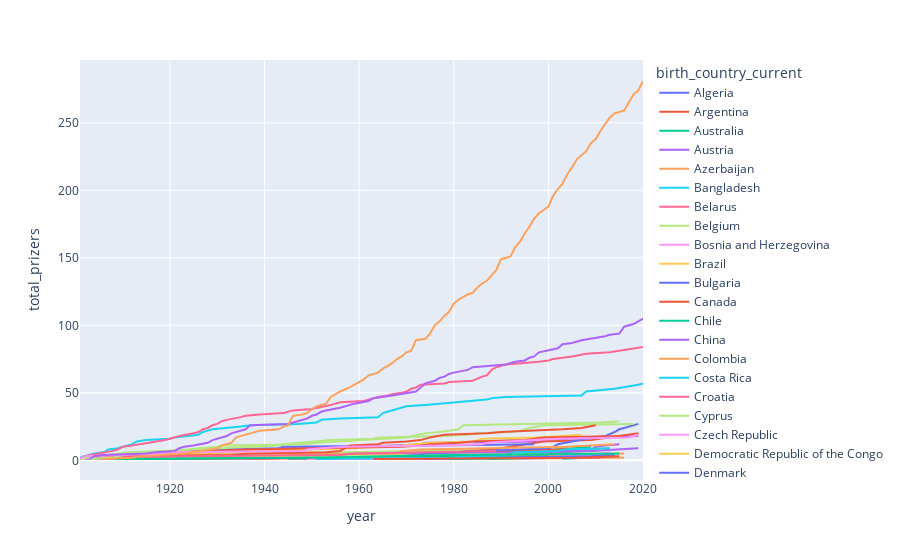

This figure's notebook cell:
### Code cell
px.line(cumulative_prizes, x='year', y='total_prizers', color='birth_country_current')

### Figure 1 — Plotly figure (JSON) as saved in the notebook; plotly's stock layout.template omitted (floating-point values rounded to 4 significant figures)
{"data": [{"hovertemplate": "birth_country_current=Algeria<br>year=%{x}<br>total_prizers=%{y}<extra></extra>", "legendgroup": "Algeria", "line": {"color": "#636efa", "dash": "solid"}, "marker": {"symbol": "circle"}, "mode": "lines", "name": "Algeria", "orientation": "v", "showlegend": true, "type": "scatter", "x": [1957, 1997], "xaxis": "x", "y": [1, 2], "yaxis": "y"}, {"hovertemplate": "birth_country_current=Argentina<br>year=%{x}<br>total_prizers=%{y}<extra></extra>", "legendgroup": "Argentina", "line": {"color": "#EF553B", "dash": "solid"}, "marker": {"symbol": "circle"}, "mode": "lines", "name": "Argentina", "orientation": "v", "showlegend": true, "type": "scatter", "x": [1936, 1947, 1980, 1984], "xaxis": "x", "y": [1, 2, 3, 4], "yaxis": "y"}, {"hovertemplate": "birth_country_current=Australia<br>year=%{x}<br>total_prizers=%{y}<extra></extra>", "legendgroup": "Australia", "line": {"color": "#00cc96", "dash": "solid"}, "marker": {"symbol": "circle"}, "mode": "lines", "name": "Australia", "orientation": "v", "showlegend": true, "type": "scatter", "x": [1915, 1945, 1960, 1963, 1964, 1975, 1996, 2005, 2009], "xaxis": "x", "y": [1, 2, 3, 4, 5, 6, 7, 9, 10], "yaxis": "y"}, {"hovertemplate": "birth_country_current=Austria<br>year=%{x}<br>total_prizers=%{y}<extra></extra>", "legendgroup": "Austria", "line": {"color": "#ab63fa", "dash": "solid"}, "marker": {"symbol": "circle"}, "mode": "lines", "name": "Austria", "orientation": "v", "showlegend": true, "type": "scatter", "x": [1911, 1914, 1925, 1927, 1930, 1933, 1936, 1938, 1945, 1962, 1973, 1974, 1998, 2000, 2004, 2013, 2019], "xaxis": "x", "y": [1, 2, 3, 4, 5, 6, 7, 8, 9, 10, 12, 13, 14, 15, 16, 17, 18], "yaxis": "y"}, {"hovertemplate": "birth_country_current=Azerbaijan<br>year=%{x}<br>total_prizers=%{y}<extra></extra>", "legendgroup": "Azerbaijan", "line": {"color": "#FFA15A", "dash": "solid"}, "marker": {"symbol": "circle"}, "mode": "lines", "name": "Azerbaijan", "orientation": "v", "showlegend": true, "type": "scatter", "x": [1962], "xaxis": "x", "y": [1], "yaxis": "y"}, {"hovertemplate": "birth_country_current=Bangladesh<br>year=%{x}<br>total_prizers=%{y}<extra></extra>", "legendgroup": "Bangladesh", "line": {"color": "#19d3f3", "dash": "solid"}, "marker": {"symbol": "circle"}, "mode": "lines", "name": "Bangladesh", "orientation": "v", "showlegend": true, "type": "scatter", "x": [2006], "xaxis": "x", "y": [1], "yaxis": "y"}, {"hovertemplate": "birth_country_current=Belarus<br>year=%{x}<br>total_prizers=%{y}<extra></extra>", "legendgroup": "Belarus", "line": {"color": "#FF6692", "dash": "solid"}, "marker": {"symbol": "circle"}, "mode": "lines", "name": "Belarus", "orientation": "v", "showlegend": true, "type": "scatter", "x": [1971, 1978, 1994, 2000], "xaxis": "x", "y": [1, 2, 3, 4], "yaxis": "y"}, {"hovertemplate": "birth_country_current=Belgium<br>year=%{x}<br>total_prizers=%{y}<extra></extra>", "legendgroup": "Belgium", "line": {"color": "#B6E880", "dash": "solid"}, "marker": {"symbol": "circle"}, "mode": "lines", "name": "Belgium", "orientation": "v", "showlegend": true, "type": "scatter", "x": [1909, 1911, 1913, 1919, 1938, 1958, 1974, 2005, 2013], "xaxis": "x", "y": [1, 2, 3, 4, 5, 6, 7, 8, 9], "yaxis": "y"}, {"hovertemplate": "birth_country_current=Bosnia and Herzegovina<br>year=%{x}<br>total_prizers=%{y}<extra></extra>", "legendgroup": "Bosnia and Herzegovina", "line": {"color": "#FF97FF", "dash": "solid"}, "marker": {"symbol": "circle"}, "mode": "lines", "name": "Bosnia and Herzegovina", "orientation": "v", "showlegend": true, "type": "scatter", "x": [1961, 1975], "xaxis": "x", "y": [1, 2], "yaxis": "y"}, {"hovertemplate": "birth_country_current=Brazil<br>year=%{x}<br>total_prizers=%{y}<extra></extra>", "legendgroup": "Brazil", "line": {"color": "#FECB52", "dash": "solid"}, "marker": {"symbol": "circle"}, "mode": "lines", "name": "Brazil", "orientation": "v", "showlegend": true, "type": "scatter", "x": [1960], "xaxis": "x", "y": [1], "yaxis": "y"}, {"hovertemplate": "birth_country_current=Bulgaria<br>year=%{x}<br>total_prizers=%{y}<extra></extra>", "legendgroup": "Bulgaria", "line": {"color": "#636efa", "dash": "solid"}, "marker": {"symbol": "circle"}, "mode": "lines", "name": "Bulgaria", "orientation": "v", "showlegend": true, "type": "scatter", "x": [1981], "xaxis": "x", "y": [1], "yaxis": "y"}, {"hovertemplate": "birth_country_current=Canada<br>year=%{x}<br>total_prizers=%{y}<extra></extra>", "legendgroup": "Canada", "line": {"color": "#EF553B", "dash": "solid"}, "marker": {"symbol": "circle"}, "mode": "lines", "name": "Canada", "orientation": "v", "showlegend": true, "type": "scatter", "x": [1923, 1949, 1957, 1966, 1976, 1981, 1983, 1989, 1990, 1992, 1994, 1996, 1997, 1999, 2009, 2011, 2013, 2015, 2018, 2019], "xaxis": "x", "y": [1, 2, 3, 4, 5, 6, 7, 8, 9, 10, 11, 12, 13, 14, 15, 16, 17, 18, 19, 20], "yaxis": "y"}, {"hovertemplate": "birth_country_current=Chile<br>year=%{x}<br>total_prizers=%{y}<extra></extra>", "legendgroup": "Chile", "line": {"color": "#00cc96", "dash": "solid"}, "marker": {"symbol": "circle"}, "mode": "lines", "name": "Chile", "orientation": "v", "showlegend": true, "type": "scatter", "x": [1945, 1971], "xaxis": "x", "y": [1, 2], "yaxis": "y"}, {"hovertemplate": "birth_country_current=China<br>year=%{x}<br>total_prizers=%{y}<extra></extra>", "legendgroup": "China", "line": {"color": "#ab63fa", "dash": "solid"}, "marker": {"symbol": "circle"}, "mode": "lines", "name": "China", "orientation": "v", "showlegend": true, "type": "scatter", "x": [1956, 1957, 1989, 1992, 1998, 2000, 2009, 2010, 2012, 2015], "xaxis": "x", "y": [1, 3, 4, 5, 6, 7, 8, 10, 11, 12], "yaxis": "y"}, {"hovertemplate": "birth_country_current=Colombia<br>year=%{x}<br>total_prizers=%{y}<extra></extra>", "legendgroup": "Colombia", "line": {"color": "#FFA15A", "dash": "solid"}, "marker": {"symbol": "circle"}, "mode": "lines", "name": "Colombia", "orientation": "v", "showlegend": true, "type": "scatter", "x": [1982, 2016], "xaxis": "x", "y": [1, 2], "yaxis": "y"}, {"hovertemplate": "birth_country_current=Costa Rica<br>year=%{x}<br>total_prizers=%{y}<extra></extra>", "legendgroup": "Costa Rica", "line": {"color": "#19d3f3", "dash": "solid"}, "marker": {"symbol": "circle"}, "mode": "lines", "name": "Costa Rica", "orientation": "v", "showlegend": true, "type": "scatter", "x": [1987], "xaxis": "x", "y": [1], "yaxis": "y"}, {"hovertemplate": "birth_country_current=Croatia<br>year=%{x}<br>total_prizers=%{y}<extra></extra>", "legendgroup": "Croatia", "line": {"color": "#FF6692", "dash": "solid"}, "marker": {"symbol": "circle"}, "mode": "lines", "name": "Croatia", "orientation": "v", "showlegend": true, "type": "scatter", "x": [1939], "xaxis": "x", "y": [1], "yaxis": "y"}, {"hovertemplate": "birth_country_current=Cyprus<br>year=%{x}<br>total_prizers=%{y}<extra></extra>", "legendgroup": "Cyprus", "line": {"color": "#B6E880", "dash": "solid"}, "marker": {"symbol": "circle"}, "mode": "lines", "name": "Cyprus", "orientation": "v", "showlegend": true, "type": "scatter", "x": [2010], "xaxis": "x", "y": [1], "yaxis": "y"}, {"hovertemplate": "birth_country_current=Czech Republic<br>year=%{x}<br>total_prizers=%{y}<extra></extra>", "legendgroup": "Czech Republic", "line": {"color": "#FF97FF", "dash": "solid"}, "marker": {"symbol": "circle"}, "mode": "lines", "name": "Czech Republic", "orientation": "v", "showlegend": true, "type": "scatter", "x": [1905, 1947, 1959, 1984, 2007], "xaxis": "x", "y": [1, 3, 4, 5, 6], "yaxis": "y"}, {"hovertemplate": "birth_country_current=Democratic Republic of the Congo<br>year=%{x}<br>total_prizers=%{y}<extra></extra>", "legendgroup": "Democratic Republic of the Congo", "line": {"color": "#FECB52", "dash": "solid"}, "marker": {"symbol": "circle"}, "mode": "lines", "name": "Democratic Republic of the Congo", "orientation": "v", "showlegend": true, "type": "scatter", "x": [2018], "xaxis": "x", "y": [1], "yaxis": "y"}, {"hovertemplate": "birth_country_current=Denmark<br>year=%{x}<br>total_prizers=%{y}<extra></extra>", "legendgroup": "Denmark", "line": {"color": "#636efa", "dash": "solid"}, "marker": {"symbol": "circle"}, "mode": "lines", "name": "Denmark", "orientation": "v", "showlegend": true, "type": "scatter", "x": [1903, 1908, 1917, 1920, 1922, 1926, 1928, 1943, 1944, 1975, 1997], "xaxis": "x", "y": [1, 2, 4, 5, 6, 7, 8, 9, 10, 11, 12], "yaxis": "y"}, {"hovertemplate": "birth_country_current=East Timor<br>year=%{x}<br>total_prizers=%{y}<extra></extra>", "legendgroup": "East Timor", "line": {"color": "#EF553B", "dash": "solid"}, "marker": {"symbol": "circle"}, "mode": "lines", "name": "East Timor", "orientation": "v", "showlegend": true, "type": "scatter", "x": [1996], "xaxis": "x", "y": [2], "yaxis": "y"}, {"hovertemplate": "birth_country_current=Egypt<br>year=%{x}<br>total_prizers=%{y}<extra></extra>", "legendgroup": "Egypt", "line": {"color": "#00cc96", "dash": "solid"}, "marker": {"symbol": "circle"}, "mode": "lines", "name": "Egypt", "orientation": "v", "showlegend": true, "type": "scatter", "x": [1964, 1978, 1988, 1994, 1999, 2005], "xaxis": "x", "y": [1, 2, 3, 4, 5, 6], "yaxis": "y"}, {"hovertemplate": "birth_country_current=Ethiopia<br>year=%{x}<br>total_prizers=%{y}<extra></extra>", "legendgroup": "Ethiopia", "line": {"color": "#ab63fa", "dash": "solid"}, "marker": {"symbol": "circle"}, "mode": "lines", "name": "Ethiopia", "orientation": "v", "showlegend": true, "type": "scatter", "x": [2019], "xaxis": "x", "y": [1], "yaxis": "y"}, {"hovertemplate": "birth_country_current=Finland<br>year=%{x}<br>total_prizers=%{y}<extra></extra>", "legendgroup": "Finland", "line": {"color": "#FFA15A", "dash": "solid"}, "marker": {"symbol": "circle"}, "mode": "lines", "name": "Finland", "orientation": "v", "showlegend": true, "type": "scatter", "x": [1939, 1945, 1967, 2008, 2016], "xaxis": "x", "y": [1, 2, 3, 4, 5], "yaxis": "y"}, {"hovertemplate": "birth_country_current=France<br>year=%{x}<br>total_prizers=%{y}<extra></extra>", "legendgroup": "France", "line": {"color": "#19d3f3", "dash": "solid"}, "marker": {"symbol": "circle"}, "mode": "lines", "name": "France", "orientation": "v", "showlegend": true, "type": "scatter", "x": [1901, 1903, 1904, 1906, 1907, 1909, 1912, 1913, 1915, 1920, 1921, 1926, 1927, 1928, 1929, 1935, 1937, 1947, 1951, 1952, 1956, 1964, 1965, 1966, 1967, 1968, 1970, 1974, 1977, 1980, 1983, 1987, 1988, 1991, 2007, 2008, 2014, 2016, 2018, 2019, 2020], "xaxis": "x", "y": [2, 4, 5, 6, 8, 9, 12, 14, 15, 16, 17, 19, 21, 22, 23, 25, 26, 27, 28, 30, 31, 32, 35, 36, 37, 38, 40, 41, 42, 43, 44, 45, 46, 47, 48, 51, 53, 54, 55, 56, 57], "yaxis": "y"}, {"hovertemplate": "birth_country_current=Germany<br>year=%{x}<br>total_prizers=%{y}<extra></extra>", "legendgroup": "Germany", "line": {"color": "#FF6692", "dash": "solid"}, "marker": {"symbol": "circle"}, "mode": "lines", "name": "Germany", "orientation": "v", "showlegend": true, "type": "scatter", "x": [1901, 1902, 1905, 1907, 1908, 1909, 1910, 1912, 1914, 1915, 1918, 1919, 1920, 1921, 1922, 1925, 1926, 1927, 1928, 1929, 1930, 1931, 1932, 1935, 1936, 1939, 1944, 1945, 1946, 1950, 1953, 1954, 1955, 1956, 1961, 1963, 1964, 1966, 1967, 1969, 1970, 1971, 1972, 1973, 1978, 1979, 1984, 1986, 1987, 1988, 1989, 1991, 1995, 1998, 2000, 2001, 2005, 2007, 2008, 2013, 2017, 2019, 2020], "xaxis": "x", "y": [1, 3, 5, 6, 7, 8, 10, 11, 12, 13, 14, 15, 16, 17, 18, 20, 21, 23, 24, 26, 27, 29, 30, 32, 33, 34, 35, 36, 37, 38, 40, 41, 42, 43, 44, 46, 47, 48, 49, 50, 51, 53, 54, 56, 57, 58, 59, 62, 63, 67, 69, 71, 72, 73, 74, 75, 77, 78, 79, 80, 82, 83, 84], "yaxis": "y"}, {"hovertemplate": "birth_country_current=Ghana<br>year=%{x}<br>total_prizers=%{y}<extra></extra>", "legendgroup": "Ghana", "line": {"color": "#B6E880", "dash": "solid"}, "marker": {"symbol": "circle"}, "mode": "lines", "name": "Ghana", "orientation": "v", "showlegend": true, "type": "scatter", "x": [2001], "xaxis": "x", "y": [1], "yaxis": "y"}, {"hovertemplate": "birth_country_current=Greece<br>year=%{x}<br>total_prizers=%{y}<extra></extra>", "legendgroup": "Greece", "line": {"color": "#FF97FF", "dash": "solid"}, "marker": {"symbol": "circle"}, "mode": "lines", "name": "Greece", "orientation": "v", "showlegend": true, "type": "scatter", "x": [1979], "xaxis": "x", "y": [1], "yaxis": "y"}, {"hovertemplate": "birth_country_current=Guadeloupe Island<br>year=%{x}<br>total_prizers=%{y}<extra></extra>", "legendgroup": "Guadeloupe Island", "line": {"color": "#FECB52", "dash": "solid"}, "marker": {"symbol": "circle"}, "mode": "lines", "name": "Guadeloupe Island", "orientation": "v", "showlegend": true, "type": "scatter", "x": [1960], "xaxis": "x", "y": [1], "yaxis": "y"}, {"hovertemplate": "birth_country_current=Guatemala<br>year=%{x}<br>total_prizers=%{y}<extra></extra>", "legendgroup": "Guatemala", "line": {"color": "#636efa", "dash": "solid"}, "marker": {"symbol": "circle"}, "mode": "lines", "name": "Guatemala", "orientation": "v", "showlegend": true, "type": "scatter", "x": [1967, 1992], "xaxis": "x", "y": [1, 2], "yaxis": "y"}, {"hovertemplate": "birth_country_current=Hungary<br>year=%{x}<br>total_prizers=%{y}<extra></extra>", "legendgroup": "Hungary", "line": {"color": "#EF553B", "dash": "solid"}, "marker": {"symbol": "circle"}, "mode": "lines", "name": "Hungary", "orientation": "v", "showlegend": true, "type": "scatter", "x": [1937, 1943, 1961, 1963, 1971, 1994, 2002, 2004], "xaxis": "x", "y": [1, 2, 3, 4, 5, 7, 8, 9], "yaxis": "y"}, {"hovertemplate": "birth_country_current=Iceland<br>year=%{x}<br>total_prizers=%{y}<extra></extra>", "legendgroup": "Iceland", "line": {"color": "#00cc96", "dash": "solid"}, "marker": {"symbol": "circle"}, "mode": "lines", "name": "Iceland", "orientation": "v", "showlegend": true, "type": "scatter", "x": [1955], "xaxis": "x", "y": [1], "yaxis": "y"}, {"hovertemplate": "birth_country_current=India<br>year=%{x}<br>total_prizers=%{y}<extra></extra>", "legendgroup": "India", "line": {"color": "#ab63fa", "dash": "solid"}, "marker": {"symbol": "circle"}, "mode": "lines", "name": "India", "orientation": "v", "showlegend": true, "type": "scatter", "x": [1902, 1907, 1913, 1930, 1968, 1998, 2009, 2014, 2019], "xaxis": "x", "y": [1, 2, 3, 4, 5, 6, 7, 8, 9], "yaxis": "y"}, {"hovertemplate": "birth_country_current=Indonesia<br>year=%{x}<br>total_prizers=%{y}<extra></extra>", "legendgroup": "Indonesia", "line": {"color": "#FFA15A", "dash": "solid"}, "marker": {"symbol": "circle"}, "mode": "lines", "name": "Indonesia", "orientation": "v", "showlegend": true, "type": "scatter", "x": [1924], "xaxis": "x", "y": [1], "yaxis": "y"}, {"hovertemplate": "birth_country_current=Iran<br>year=%{x}<br>total_prizers=%{y}<extra></extra>", "legendgroup": "Iran", "line": {"color": "#19d3f3", "dash": "solid"}, "marker": {"symbol": "circle"}, "mode": "lines", "name": "Iran", "orientation": "v", "showlegend": true, "type": "scatter", "x": [2003, 2007], "xaxis": "x", "y": [1, 2], "yaxis": "y"}, {"hovertemplate": "birth_country_current=Iraq<br>year=%{x}<br>total_prizers=%{y}<extra></extra>", "legendgroup": "Iraq", "line": {"color": "#FF6692", "dash": "solid"}, "marker": {"symbol": "circle"}, "mode": "lines", "name": "Iraq", "orientation": "v", "showlegend": true, "type": "scatter", "x": [2018], "xaxis": "x", "y": [1], "yaxis": "y"}, {"hovertemplate": "birth_country_current=Ireland<br>year=%{x}<br>total_prizers=%{y}<extra></extra>", "legendgroup": "Ireland", "line": {"color": "#B6E880", "dash": "solid"}, "marker": {"symbol": "circle"}, "mode": "lines", "name": "Ireland", "orientation": "v", "showlegend": true, "type": "scatter", "x": [1923, 1925, 1951, 1969, 2015], "xaxis": "x", "y": [1, 2, 3, 4, 5], "yaxis": "y"}, {"hovertemplate": "birth_country_current=Israel<br>year=%{x}<br>total_prizers=%{y}<extra></extra>", "legendgroup": "Israel", "line": {"color": "#FF97FF", "dash": "solid"}, "marker": {"symbol": "circle"}, "mode": "lines", "name": "Israel", "orientation": "v", "showlegend": true, "type": "scatter", "x": [1994, 2002, 2004, 2009, 2011, 2013], "xaxis": "x", "y": [1, 2, 3, 4, 5, 6], "yaxis": "y"}, {"hovertemplate": "birth_country_current=Italy<br>year=%{x}<br>total_prizers=%{y}<extra></extra>", "legendgroup": "Italy", "line": {"color": "#FECB52", "dash": "solid"}, "marker": {"symbol": "circle"}, "mode": "lines", "name": "Italy", "orientation": "v", "showlegend": true, "type": "scatter", "x": [1906, 1907, 1909, 1926, 1934, 1938, 1959, 1963, 1969, 1975, 1984, 1985, 1986, 1997, 2002, 2007], "xaxis": "x", "y": [2, 3, 4, 5, 6, 7, 9, 10, 11, 13, 14, 15, 16, 17, 18, 19], "yaxis": "y"}, {"hovertemplate": "birth_country_current=Japan<br>year=%{x}<br>total_prizers=%{y}<extra></extra>", "legendgroup": "Japan", "line": {"color": "#636efa", "dash": "solid"}, "marker": {"symbol": "circle"}, "mode": "lines", "name": "Japan", "orientation": "v", "showlegend": true, "type": "scatter", "x": [1949, 1965, 1968, 1973, 1974, 1981, 1987, 1994, 2000, 2001, 2002, 2008, 2010, 2012, 2014, 2015, 2016, 2017, 2018, 2019], "xaxis": "x", "y": [1, 2, 3, 4, 5, 6, 7, 8, 9, 10, 12, 16, 17, 18, 21, 23, 24, 25, 26, 27], "yaxis": "y"}, {"hovertemplate": "birth_country_current=Kenya<br>year=%{x}<br>total_prizers=%{y}<extra></extra>", "legendgroup": "Kenya", "line": {"color": "#EF553B", "dash": "solid"}, "marker": {"symbol": "circle"}, "mode": "lines", "name": "Kenya", "orientation": "v", "showlegend": true, "type": "scatter", "x": [2004], "xaxis": "x", "y": [1], "yaxis": "y"}, {"hovertemplate": "birth_country_current=Korea (South Korea)<br>year=%{x}<br>total_prizers=%{y}<extra></extra>", "legendgroup": "Korea (South Korea)", "line": {"color": "#00cc96", "dash": "solid"}, "marker": {"symbol": "circle"}, "mode": "lines", "name": "Korea (South Korea)", "orientation": "v", "showlegend": true, "type": "scatter", "x": [1987, 2000], "xaxis": "x", "y": [1, 2], "yaxis": "y"}, {"hovertemplate": "birth_country_current=Latvia<br>year=%{x}<br>total_prizers=%{y}<extra></extra>", "legendgroup": "Latvia", "line": {"color": "#ab63fa", "dash": "solid"}, "marker": {"symbol": "circle"}, "mode": "lines", "name": "Latvia", "orientation": "v", "showlegend": true, "type": "scatter", "x": [1909], "xaxis": "x", "y": [1], "yaxis": "y"}, {"hovertemplate": "birth_country_current=Liberia<br>year=%{x}<br>total_prizers=%{y}<extra></extra>", "legendgroup": "Liberia", "line": {"color": "#FFA15A", "dash": "solid"}, "marker": {"symbol": "circle"}, "mode": "lines", "name": "Liberia", "orientation": "v", "showlegend": true, "type": "scatter", "x": [2011], "xaxis": "x", "y": [2], "yaxis": "y"}, {"hovertemplate": "birth_country_current=Lithuania<br>year=%{x}<br>total_prizers=%{y}<extra></extra>", "legendgroup": "Lithuania", "line": {"color": "#19d3f3", "dash": "solid"}, "marker": {"symbol": "circle"}, "mode": "lines", "name": "Lithuania", "orientation": "v", "showlegend": true, "type": "scatter", "x": [1977, 1980, 1982], "xaxis": "x", "y": [1, 2, 3], "yaxis": "y"}, {"hovertemplate": "birth_country_current=Luxembourg<br>year=%{x}<br>total_prizers=%{y}<extra></extra>", "legendgroup": "Luxembourg", "line": {"color": "#FF6692", "dash": "solid"}, "marker": {"symbol": "circle"}, "mode": "lines", "name": "Luxembourg", "orientation": "v", "showlegend": true, "type": "scatter", "x": [1908, 2011], "xaxis": "x", "y": [1, 2], "yaxis": "y"}, {"hovertemplate": "birth_country_current=Madagascar<br>year=%{x}<br>total_prizers=%{y}<extra></extra>", "legendgroup": "Madagascar", "line": {"color": "#B6E880", "dash": "solid"}, "marker": {"symbol": "circle"}, "mode": "lines", "name": "Madagascar", "orientation": "v", "showlegend": true, "type": "scatter", "x": [1985], "xaxis": "x", "y": [1], "yaxis": "y"}, {"hovertemplate": "birth_country_current=Mexico<br>year=%{x}<br>total_prizers=%{y}<extra></extra>", "legendgroup": "Mexico", "line": {"color": "#FF97FF", "dash": "solid"}, "marker": {"symbol": "circle"}, "mode": "lines", "name": "Mexico", "orientation": "v", "showlegend": true, "type": "scatter", "x": [1982, 1990, 1995], "xaxis": "x", "y": [1, 2, 3], "yaxis": "y"}, {"hovertemplate": "birth_country_current=Morocco<br>year=%{x}<br>total_prizers=%{y}<extra></extra>", "legendgroup": "Morocco", "line": {"color": "#FECB52", "dash": "solid"}, "marker": {"symbol": "circle"}, "mode": "lines", "name": "Morocco", "orientation": "v", "showlegend": true, "type": "scatter", "x": [2012], "xaxis": "x", "y": [1], "yaxis": "y"}, {"hovertemplate": "birth_country_current=Myanmar<br>year=%{x}<br>total_prizers=%{y}<extra></extra>", "legendgroup": "Myanmar", "line": {"color": "#636efa", "dash": "solid"}, "marker": {"symbol": "circle"}, "mode": "lines", "name": "Myanmar", "orientation": "v", "showlegend": true, "type": "scatter", "x": [1991], "xaxis": "x", "y": [1], "yaxis": "y"}, {"hovertemplate": "birth_country_current=Netherlands<br>year=%{x}<br>total_prizers=%{y}<extra></extra>", "legendgroup": "Netherlands", "line": {"color": "#EF553B", "dash": "solid"}, "marker": {"symbol": "circle"}, "mode": "lines", "name": "Netherlands", "orientation": "v", "showlegend": true, "type": "scatter", "x": [1901, 1902, 1910, 1911, 1913, 1929, 1936, 1953, 1969, 1973, 1975, 1981, 1984, 1995, 1999, 2016], "xaxis": "x", "y": [1, 3, 4, 5, 6, 7, 8, 9, 10, 11, 12, 13, 14, 15, 17, 18], "yaxis": "y"}, {"hovertemplate": "birth_country_current=New Zealand<br>year=%{x}<br>total_prizers=%{y}<extra></extra>", "legendgroup": "New Zealand", "line": {"color": "#00cc96", "dash": "solid"}, "marker": {"symbol": "circle"}, "mode": "lines", "name": "New Zealand", "orientation": "v", "showlegend": true, "type": "scatter", "x": [1908, 1962, 2000], "xaxis": "x", "y": [1, 2, 3], "yaxis": "y"}, {"hovertemplate": "birth_country_current=Nigeria<br>year=%{x}<br>total_prizers=%{y}<extra></extra>", "legendgroup": "Nigeria", "line": {"color": "#ab63fa", "dash": "solid"}, "marker": {"symbol": "circle"}, "mode": "lines", "name": "Nigeria", "orientation": "v", "showlegend": true, "type": "scatter", "x": [1986], "xaxis": "x", "y": [1], "yaxis": "y"}, {"hovertemplate": "birth_country_current=Norway<br>year=%{x}<br>total_prizers=%{y}<extra></extra>", "legendgroup": "Norway", "line": {"color": "#FFA15A", "dash": "solid"}, "marker": {"symbol": "circle"}, "mode": "lines", "name": "Norway", "orientation": "v", "showlegend": true, "type": "scatter", "x": [1903, 1920, 1921, 1922, 1968, 1969, 1973, 1989, 2004, 2014], "xaxis": "x", "y": [1, 2, 3, 4, 5, 7, 8, 9, 10, 12], "yaxis": "y"}, {"hovertemplate": "birth_country_current=Pakistan<br>year=%{x}<br>total_prizers=%{y}<extra></extra>", "legendgroup": "Pakistan", "line": {"color": "#19d3f3", "dash": "solid"}, "marker": {"symbol": "circle"}, "mode": "lines", "name": "Pakistan", "orientation": "v", "showlegend": true, "type": "scatter", "x": [1979, 1983, 2014], "xaxis": "x", "y": [1, 2, 3], "yaxis": "y"}, {"hovertemplate": "birth_country_current=Peru<br>year=%{x}<br>total_prizers=%{y}<extra></extra>", "legendgroup": "Peru", "line": {"color": "#FF6692", "dash": "solid"}, "marker": {"symbol": "circle"}, "mode": "lines", "name": "Peru", "orientation": "v", "showlegend": true, "type": "scatter", "x": [2010], "xaxis": "x", "y": [1], "yaxis": "y"}, {"hovertemplate": "birth_country_current=Poland<br>year=%{x}<br>total_prizers=%{y}<extra></extra>", "legendgroup": "Poland", "line": {"color": "#B6E880", "dash": "solid"}, "marker": {"symbol": "circle"}, "mode": "lines", "name": "Poland", "orientation": "v", "showlegend": true, "type": "scatter", "x": [1901, 1903, 1905, 1907, 1908, 1911, 1918, 1924, 1931, 1939, 1943, 1944, 1950, 1954, 1963, 1964, 1978, 1983, 1985, 1992, 1994, 1995, 1996, 1999, 2018], "xaxis": "x", "y": [1, 2, 3, 4, 5, 6, 7, 8, 9, 10, 11, 12, 14, 15, 16, 17, 18, 19, 20, 21, 22, 23, 24, 26, 27], "yaxis": "y"}, {"hovertemplate": "birth_country_current=Portugal<br>year=%{x}<br>total_prizers=%{y}<extra></extra>", "legendgroup": "Portugal", "line": {"color": "#FF97FF", "dash": "solid"}, "marker": {"symbol": "circle"}, "mode": "lines", "name": "Portugal", "orientation": "v", "showlegend": true, "type": "scatter", "x": [1949, 1998], "xaxis": "x", "y": [1, 2], "yaxis": "y"}, {"hovertemplate": "birth_country_current=Republic of Macedonia<br>year=%{x}<br>total_prizers=%{y}<extra></extra>", "legendgroup": "Republic of Macedonia", "line": {"color": "#FECB52", "dash": "solid"}, "marker": {"symbol": "circle"}, "mode": "lines", "name": "Republic of Macedonia", "orientation": "v", "showlegend": true, "type": "scatter", "x": [1979], "xaxis": "x", "y": [1], "yaxis": "y"}, {"hovertemplate": "birth_country_current=Romania<br>year=%{x}<br>total_prizers=%{y}<extra></extra>", "legendgroup": "Romania", "line": {"color": "#636efa", "dash": "solid"}, "marker": {"symbol": "circle"}, "mode": "lines", "name": "Romania", "orientation": "v", "showlegend": true, "type": "scatter", "x": [1974, 1986, 2009, 2014], "xaxis": "x", "y": [1, 2, 3, 4], "yaxis": "y"}, {"hovertemplate": "birth_country_current=Russia<br>year=%{x}<br>total_prizers=%{y}<extra></extra>", "legendgroup": "Russia", "line": {"color": "#EF553B", "dash": "solid"}, "marker": {"symbol": "circle"}, "mode": "lines", "name": "Russia", "orientation": "v", "showlegend": true, "type": "scatter", "x": [1904, 1910, 1911, 1933, 1937, 1953, 1956, 1958, 1964, 1965, 1970, 1973, 1975, 1977, 1978, 1987, 1990, 2003, 2007, 2010], "xaxis": "x", "y": [1, 2, 3, 4, 5, 6, 7, 11, 12, 13, 14, 15, 17, 18, 19, 20, 21, 23, 24, 26], "yaxis": "y"}, {"hovertemplate": "birth_country_current=Saint Lucia<br>year=%{x}<br>total_prizers=%{y}<extra></extra>", "legendgroup": "Saint Lucia", "line": {"color": "#00cc96", "dash": "solid"}, "marker": {"symbol": "circle"}, "mode": "lines", "name": "Saint Lucia", "orientation": "v", "showlegend": true, "type": "scatter", "x": [1979, 1992], "xaxis": "x", "y": [1, 2], "yaxis": "y"}, {"hovertemplate": "birth_country_current=Slovakia<br>year=%{x}<br>total_prizers=%{y}<extra></extra>", "legendgroup": "Slovakia", "line": {"color": "#ab63fa", "dash": "solid"}, "marker": {"symbol": "circle"}, "mode": "lines", "name": "Slovakia", "orientation": "v", "showlegend": true, "type": "scatter", "x": [1905], "xaxis": "x", "y": [1], "yaxis": "y"}, {"hovertemplate": "birth_country_current=Slovenia<br>year=%{x}<br>total_prizers=%{y}<extra></extra>", "legendgroup": "Slovenia", "line": {"color": "#FFA15A", "dash": "solid"}, "marker": {"symbol": "circle"}, "mode": "lines", "name": "Slovenia", "orientation": "v", "showlegend": true, "type": "scatter", "x": [1923], "xaxis": "x", "y": [1], "yaxis": "y"}, {"hovertemplate": "birth_country_current=South Africa<br>year=%{x}<br>total_prizers=%{y}<extra></extra>", "legendgroup": "South Africa", "line": {"color": "#19d3f3", "dash": "solid"}, "marker": {"symbol": "circle"}, "mode": "lines", "name": "South Africa", "orientation": "v", "showlegend": true, "type": "scatter", "x": [1951, 1979, 1984, 1991, 1993, 2002, 2003, 2013], "xaxis": "x", "y": [1, 2, 3, 4, 6, 7, 8, 9], "yaxis": "y"}, {"hovertemplate": "birth_country_current=Spain<br>year=%{x}<br>total_prizers=%{y}<extra></extra>", "legendgroup": "Spain", "line": {"color": "#FF6692", "dash": "solid"}, "marker": {"symbol": "circle"}, "mode": "lines", "name": "Spain", "orientation": "v", "showlegend": true, "type": "scatter", "x": [1904, 1906, 1922, 1956, 1959, 1977, 1989], "xaxis": "x", "y": [1, 2, 3, 4, 5, 6, 7], "yaxis": "y"}, {"hovertemplate": "birth_country_current=Sweden<br>year=%{x}<br>total_prizers=%{y}<extra></extra>", "legendgroup": "Sweden", "line": {"color": "#B6E880", "dash": "solid"}, "marker": {"symbol": "circle"}, "mode": "lines", "name": "Sweden", "orientation": "v", "showlegend": true, "type": "scatter", "x": [1903, 1908, 1909, 1911, 1912, 1916, 1921, 1924, 1926, 1930, 1931, 1948, 1951, 1955, 1961, 1970, 1974, 1977, 1981, 1982, 2000, 2011, 2015], "xaxis": "x", "y": [1, 2, 3, 4, 5, 6, 7, 8, 9, 10, 11, 12, 13, 14, 15, 17, 20, 21, 23, 26, 27, 28, 29], "yaxis": "y"}, {"hovertemplate": "birth_country_current=Switzerland<br>year=%{x}<br>total_prizers=%{y}<extra></extra>", "legendgroup": "Switzerland", "line": {"color": "#FF97FF", "dash": "solid"}, "marker": {"symbol": "circle"}, "mode": "lines", "name": "Switzerland", "orientation": "v", "showlegend": true, "type": "scatter", "x": [1901, 1902, 1909, 1919, 1920, 1948, 1949, 1952, 1957, 1978, 1986, 1987, 1991, 1996, 2002, 2017, 2019], "xaxis": "x", "y": [1, 3, 4, 5, 6, 7, 8, 9, 10, 11, 12, 13, 14, 15, 16, 17, 19], "yaxis": "y"}, {"hovertemplate": "birth_country_current=Taiwan<br>year=%{x}<br>total_prizers=%{y}<extra></extra>", "legendgroup": "Taiwan", "line": {"color": "#FECB52", "dash": "solid"}, "marker": {"symbol": "circle"}, "mode": "lines", "name": "Taiwan", "orientation": "v", "showlegend": true, "type": "scatter", "x": [1986], "xaxis": "x", "y": [1], "yaxis": "y"}, {"hovertemplate": "birth_country_current=Trinidad<br>year=%{x}<br>total_prizers=%{y}<extra></extra>", "legendgroup": "Trinidad", "line": {"color": "#636efa", "dash": "solid"}, "marker": {"symbol": "circle"}, "mode": "lines", "name": "Trinidad", "orientation": "v", "showlegend": true, "type": "scatter", "x": [2001], "xaxis": "x", "y": [1], "yaxis": "y"}, {"hovertemplate": "birth_country_current=Turkey<br>year=%{x}<br>total_prizers=%{y}<extra></extra>", "legendgroup": "Turkey", "line": {"color": "#EF553B", "dash": "solid"}, "marker": {"symbol": "circle"}, "mode": "lines", "name": "Turkey", "orientation": "v", "showlegend": true, "type": "scatter", "x": [1963, 2006, 2015], "xaxis": "x", "y": [1, 2, 3], "yaxis": "y"}, {"hovertemplate": "birth_country_current=Ukraine<br>year=%{x}<br>total_prizers=%{y}<extra></extra>", "legendgroup": "Ukraine", "line": {"color": "#00cc96", "dash": "solid"}, "marker": {"symbol": "circle"}, "mode": "lines", "name": "Ukraine", "orientation": "v", "showlegend": true, "type": "scatter", "x": [1908, 1952, 1966, 1981, 2015], "xaxis": "x", "y": [1, 2, 3, 4, 5], "yaxis": "y"}, {"hovertemplate": "birth_country_current=United Kingdom<br>year=%{x}<br>total_prizers=%{y}<extra></extra>", "legendgroup": "United Kingdom", "line": {"color": "#ab63fa", "dash": "solid"}, "marker": {"symbol": "circle"}, "mode": "lines", "name": "United Kingdom", "orientation": "v", "showlegend": true, "type": "scatter", "x": [1903, 1904, 1906, 1915, 1917, 1921, 1922, 1923, 1925, 1927, 1928, 1929, 1932, 1933, 1934, 1935, 1936, 1937, 1945, 1947, 1948, 1949, 1950, 1951, 1952, 1953, 1956, 1957, 1958, 1959, 1962, 1963, 1967, 1969, 1972, 1973, 1974, 1976, 1977, 1978, 1979, 1980, 1982, 1983, 1984, 1988, 1991, 1993, 1995, 1996, 1997, 1998, 2001, 2002, 2003, 2005, 2007, 2009, 2010, 2012, 2013, 2015, 2016, 2017, 2018, 2019, 2020], "xaxis": "x", "y": [1, 3, 4, 5, 6, 7, 9, 10, 11, 12, 13, 15, 18, 20, 21, 22, 23, 26, 27, 29, 30, 31, 33, 34, 36, 37, 39, 40, 41, 42, 44, 46, 48, 49, 51, 54, 57, 59, 61, 62, 64, 65, 66, 67, 69, 70, 71, 73, 74, 76, 77, 80, 82, 83, 86, 87, 89, 90, 91, 92, 93, 94, 99, 100, 101, 103, 105], "yaxis": "y"}, {"hovertemplate": "birth_country_current=United States of America<br>year=%{x}<br>total_prizers=%{y}<extra></extra>", "legendgroup": "United States of America", "line": {"color": "#FFA15A", "dash": "solid"}, "marker": {"symbol": "circle"}, "mode": "lines", "name": "United States of America", "orientation": "v", "showlegend": true, "type": "scatter", "x": [1906, 1912, 1914, 1919, 1923, 1925, 1927, 1929, 1930, 1931, 1932, 1933, 1934, 1936, 1937, 1938, 1939, 1943, 1944, 1945, 1946, 1948, 1949, 1950, 1951, 1952, 1953, 1954, 1955, 1956, 1958, 1959, 1960, 1961, 1962, 1964, 1965, 1966, 1967, 1968, 1969, 1970, 1971, 1972, 1974, 1975, 1976, 1977, 1978, 1979, 1980, 1981, 1982, 1983, 1984, 1985, 1986, 1987, 1988, 1989, 1990, 1992, 1993, 1994, 1995, 1996, 1997, 1998, 2000, 2001, 2002, 2003, 2004, 2005, 2006, 2007, 2008, 2009, 2010, 2011, 2012, 2013, 2014, 2015, 2016, 2017, 2018, 2019, 2020], "xaxis": "x", "y": [1, 2, 3, 4, 5, 6, 7, 8, 9, 11, 12, 13, 17, 19, 20, 21, 22, 23, 25, 26, 33, 34, 35, 38, 40, 41, 42, 47, 49, 51, 54, 56, 58, 60, 63, 65, 68, 70, 72, 75, 77, 80, 81, 89, 90, 94, 100, 103, 107, 110, 116, 119, 121, 123, 124, 128, 131, 133, 137, 141, 149, 151, 158, 162, 168, 173, 179, 183, 188, 196, 201, 205, 212, 217, 223, 226, 229, 235, 238, 244, 249, 254, 257, 258, 259, 265, 271, 274, 281], "yaxis": "y"}, {"hovertemplate": "birth_country_current=Venezuela<br>year=%{x}<br>total_prizers=%{y}<extra></extra>", "legendgroup": "Venezuela", "line": {"color": "#19d3f3", "dash": "solid"}, "marker": {"symbol": "circle"}, "mode": "lines", "name": "Venezuela", "orientation": "v", "showlegend": true, "type": "scatter", "x": [1980], "xaxis": "x", "y": [1], "yaxis": "y"}, {"hovertemplate": "birth_country_current=Vietnam<br>year=%{x}<br>total_prizers=%{y}<extra></extra>", "legendgroup": "Vietnam", "line": {"color": "#FF6692", "dash": "solid"}, "marker": {"symbol": "circle"}, "mode": "lines", "name": "Vietnam", "orientation": "v", "showlegend": true, "type": "scatter", "x": [1973], "xaxis": "x", "y": [1], "yaxis": "y"}, {"hovertemplate": "birth_country_current=Yemen<br>year=%{x}<br>total_prizers=%{y}<extra></extra>", "legendgroup": "Yemen", "line": {"color": "#B6E880", "dash": "solid"}, "marker": {"symbol": "circle"}, "mode": "lines", "name": "Yemen", "orientation": "v", "showlegend": true, "type": "scatter", "x": [2011], "xaxis": "x", "y": [1], "yaxis": "y"}, {"hovertemplate": "birth_country_current=Zimbabwe<br>year=%{x}<br>total_prizers=%{y}<extra></extra>", "legendgroup": "Zimbabwe", "line": {"color": "#FF97FF", "dash": "solid"}, "marker": {"symbol": "circle"}, "mode": "lines", "name": "Zimbabwe", "orientation": "v", "showlegend": true, "type": "scatter", "x": [1960], "xaxis": "x", "y": [1], "yaxis": "y"}], "layout": {"legend": {"title": {"text": "birth_country_current"}, "tracegroupgap": 0}, "margin": {"t": 60}, "xaxis": {"anchor": "y", "domain": [0, 1], "title": {"text": "year"}}, "yaxis": {"anchor": "x", "domain": [0, 1], "title": {"text": "total_prizers"}}}}
